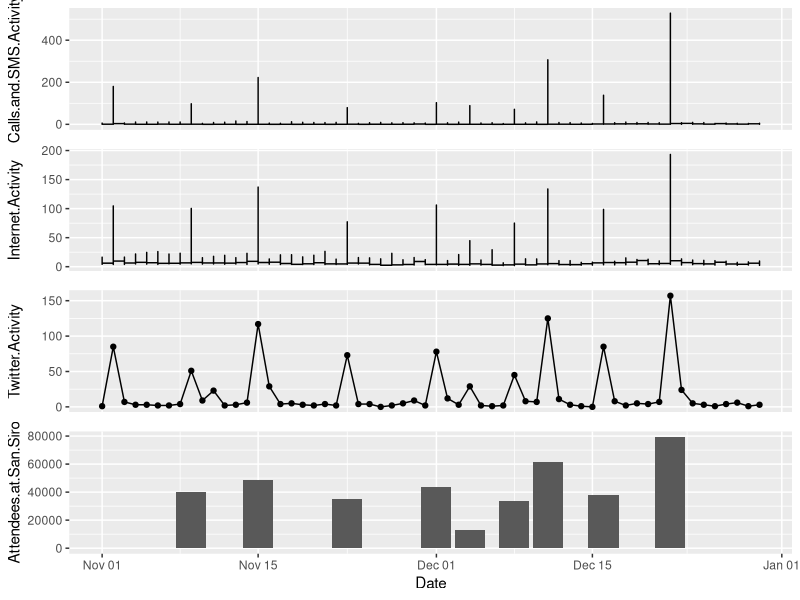
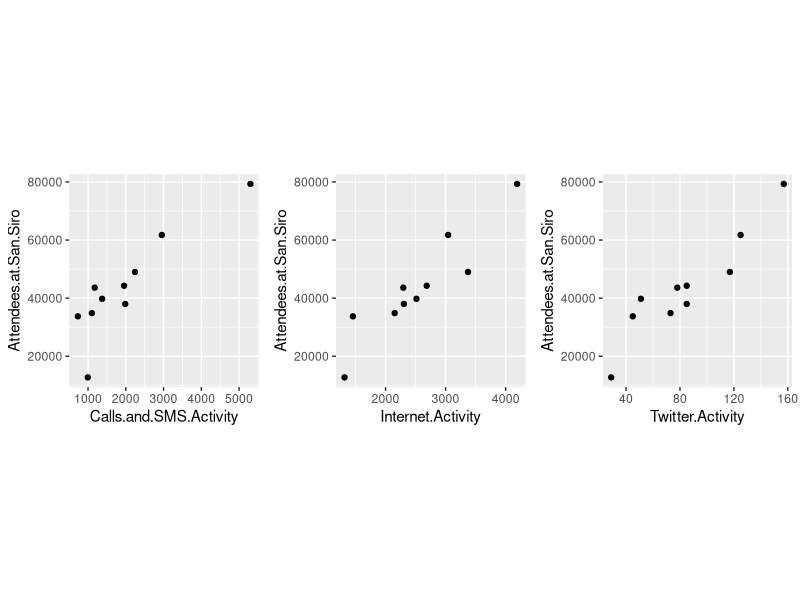
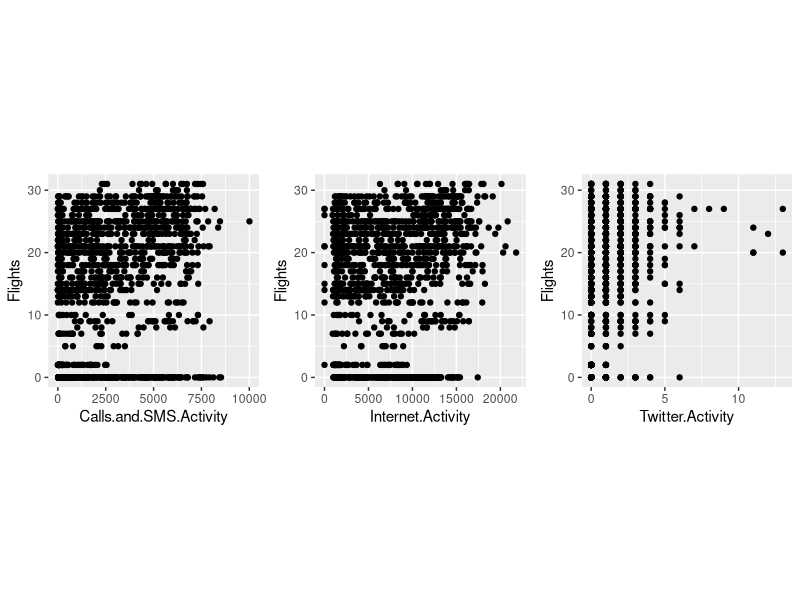

These figures' R source, in order:
## ---- chunk 1
library(ggplot2)
library(scales)
library(grid)
library(plyr)
library(gridExtra)
knitr::opts_chunk$set(echo = TRUE)
## ---- chunk 2
san_siero.attendees = read.csv('./data/Attendees_San_Siro.csv')
san_siero.phone_data = read.csv('./data/San_Siro_Mobile_Phone_Data.csv')
san_siero.twitter_data = read.csv('./data/San_Siro_Twitter_Data.csv')

linate.data = read.csv('./data/Linate_Data.csv')
linate.flight_schedule = read.csv('./data/Linate_Flights_Schedule.csv')

san_siero.phone_data$Timestamp = as.Date(strptime(san_siero.phone_data$Timestamp, 
                                                  "%Y-%m-%d %H:%M:%S"))
san_siero.twitter_data$Timestamp = as.Date(san_siero.twitter_data$Timestamp)
san_siero.attendees$Date = as.Date(san_siero.attendees$Date)
## ---- chunk 3
dplyr::glimpse(san_siero.attendees)
## ---- chunk 4
dplyr::glimpse(san_siero.phone_data)
## ---- chunk 5
dplyr::glimpse(san_siero.twitter_data)
## ---- chunk 6
dplyr::glimpse(linate.data)
## ---- chunk 7
dplyr::glimpse(linate.flight_schedule)
## ---- chunk 8
p1 <- ggplot(san_siero.phone_data, aes(Timestamp, Calls.and.SMS.Activity)) + 
              geom_step(direction='hv') + theme(axis.text.x=element_blank(),
                                                axis.title.x=element_blank(),
                                                axis.ticks.x=element_blank())
p2 <- ggplot(san_siero.phone_data, aes(Timestamp, Internet.Activity)) + 
              geom_step(direction='hv') + theme(axis.text.x=element_blank(),
                                                axis.title.x=element_blank(),
                                                axis.ticks.x=element_blank())
p3 <- ggplot(san_siero.twitter_data, aes(Timestamp, Twitter.Activity)) + 
              geom_line() + 
              geom_point() + theme(axis.text.x=element_blank(),
                                   axis.title.x=element_blank(),
                                   axis.ticks.x=element_blank())
p4 <- ggplot(san_siero.attendees, aes(Date, Attendees.at.San.Siro)) + 
              geom_bar(stat='identity') + 
              scale_x_date(limits = c(as.Date('2013-11-01'), as.Date('2013-12-30')))

grid.draw(rbind(ggplotGrob(p1), 
                ggplotGrob(p2), 
                ggplotGrob(p3), 
                ggplotGrob(p4), size="last"))
## ---- chunk 9
san_siero.daily_data <- aggregate(san_siero.phone_data$Calls.and.SMS.Activity, 
                                  by=list(Category=san_siero.phone_data$Timestamp), 
                                  FUN=sum)
san_siero.daily_data <- rename(san_siero.daily_data, c("x"="Calls.and.SMS.Activity"))
san_siero.daily_data$Internet.Activity = aggregate(san_siero.phone_data$Internet.Activity, 
                                         by=list(Cateogry=san_siero.phone_data$Timestamp), 
                                         FUN=sum)$x
san_siero.daily_data$Twitter.Activity = san_siero.twitter_data$Twitter.Activity
san_siero.daily_data <- rename(san_siero.daily_data, c("Category"="Date"))
san_siero.daily_attending_data <- merge(san_siero.daily_data, san_siero.attendees, 
                                        by="Date")

p1 <- ggplot(san_siero.daily_attending_data, aes(Calls.and.SMS.Activity, 
                                                 Attendees.at.San.Siro)) + geom_point()
p2 <- ggplot(san_siero.daily_attending_data, aes(Internet.Activity, 
                                                 Attendees.at.San.Siro)) + geom_point()
p3 <- ggplot(san_siero.daily_attending_data, aes(Twitter.Activity, 
                                                 Attendees.at.San.Siro)) + geom_point()
grid.arrange(p1, p2, p3, ncol=3, nrow=1, respect=TRUE)
## ---- chunk 10
linate_flight_data = read.csv('./data/Linate_wrangled.csv')
linate_flight_data$Timestamp = as.Date(strptime(linate_flight_data$Timestamp, 
                                                "%Y-%m-%d %H:%M:%S"))

p1 <- ggplot(linate_flight_data, aes(Calls.and.SMS.Activity, Flights)) + geom_point()
p2 <- ggplot(linate_flight_data, aes(Internet.Activity, Flights)) + geom_point()
p3 <- ggplot(linate_flight_data, aes(Twitter.Activity, Flights)) + geom_point()
grid.arrange(p1, p2, p3, ncol=3, nrow=1, respect=TRUE)
